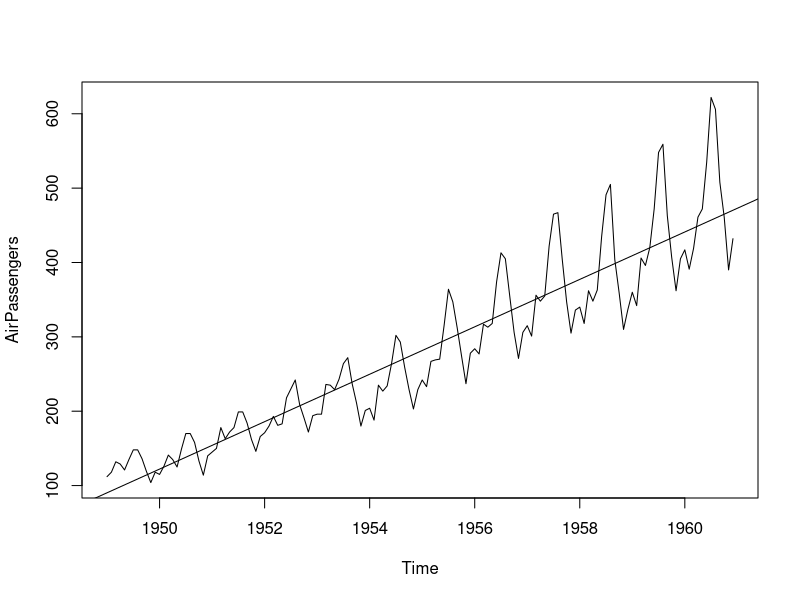
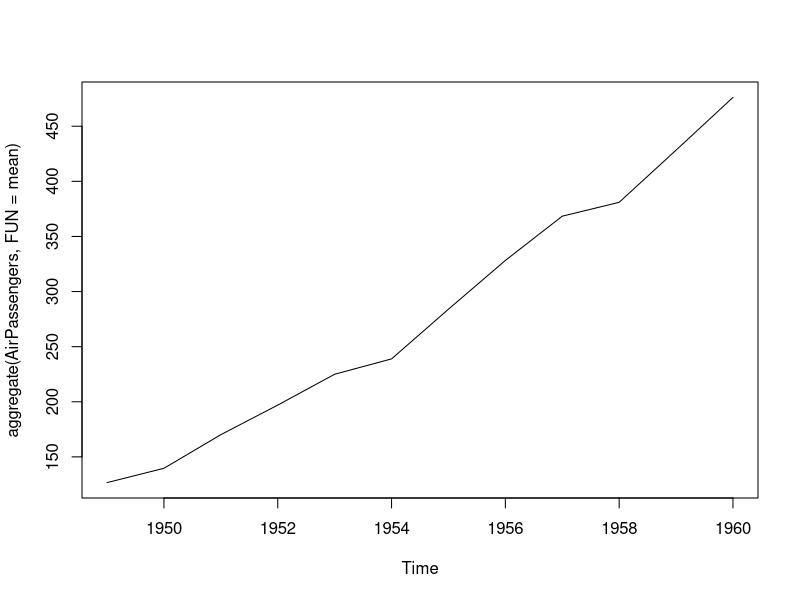
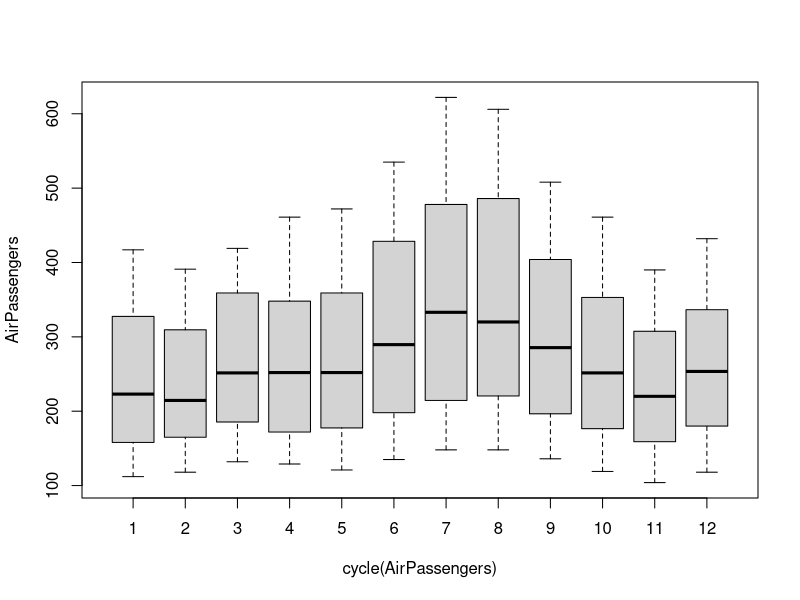
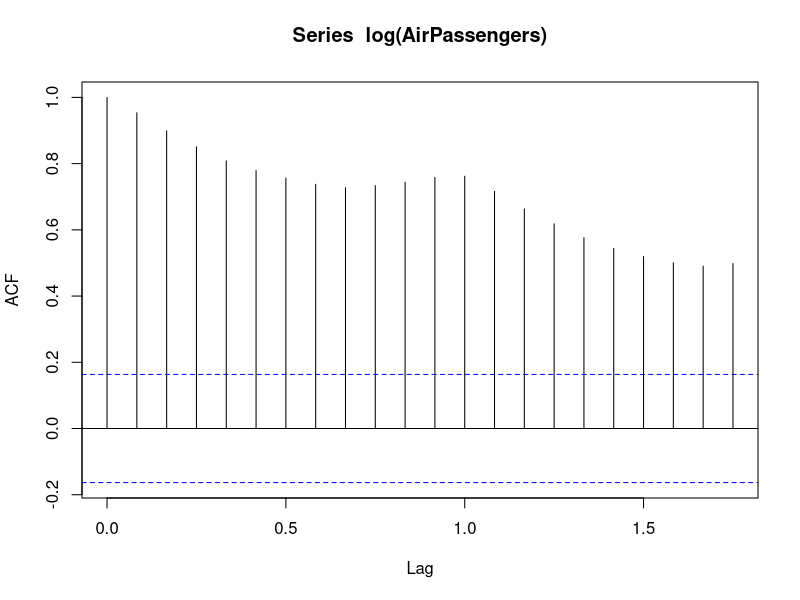
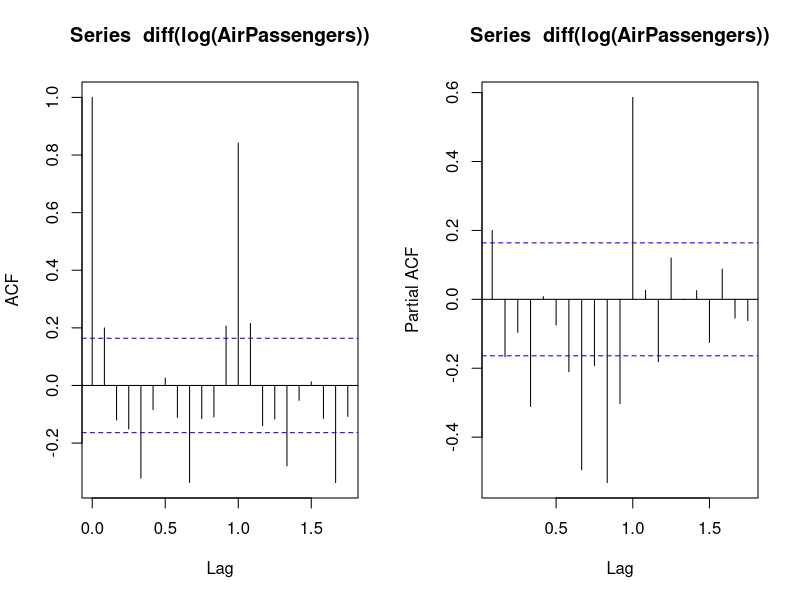
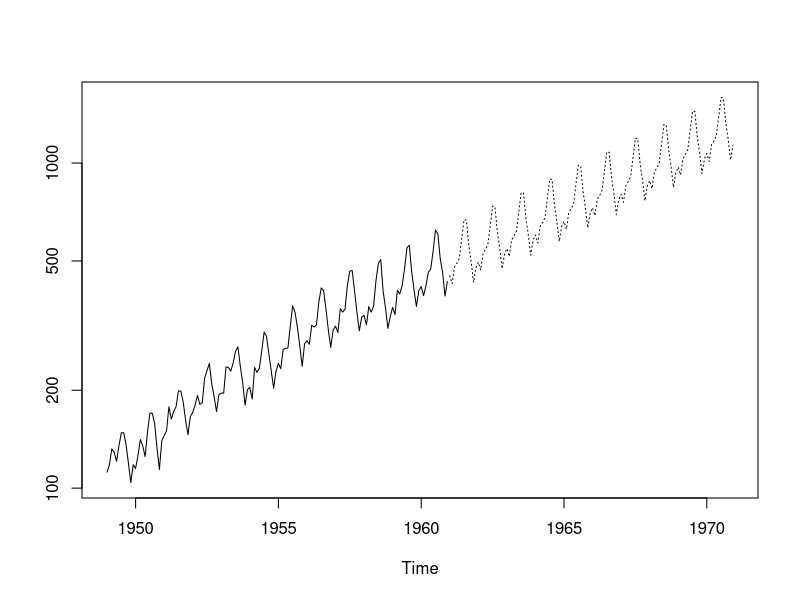

Generate these figures, in order, with R:
data("AirPassengers")
class(AirPassengers)


#This is the start of the time series
start(AirPassengers)

#This is the end of the time series
end(AirPassengers)

#The cycle of this time series is 12months in a year
frequency(AirPassengers)

#The number of passengers are distributed across the spectrum
summary(AirPassengers)

plot(AirPassengers)
abline(reg=lm(AirPassengers~time(AirPassengers)))

#This will print the cycle across years.
cycle(AirPassengers)

#This will aggregate the cycles and display a year on year trend
plot(aggregate(AirPassengers, FUN = mean))

#Box plot across months will give us a sense on seasonal effect
boxplot(AirPassengers~cycle(AirPassengers))


## important shit

# 1 - The year on year trend clearly shows that the #passengers have been increasing without fail.
# 2 - The variance and the mean value in July and August is much higher than rest of the months.
# 3 - Even though the mean value of each month is quite different their variance is small. Hence,
#     we have strong seasonal effect with a cycle of 12 months or less.


# ARMA

#  ARMA model, AR stands for auto-regression and MA stands for moving average

library(tseries)

# We see that the series is stationary enough to do any kind of time series modelling.
adf.test(diff(log(AirPassengers)), alternative="stationary", k=0)

acf(log(AirPassengers))

# Clearly, the decay of ACF chart is very slow, which means that the population is not stationary.
# We have already discussed above that we now intend to regress on the difference of logs rather than log directly.
# Let’s see how ACF and PACF curve come out after regressing on the difference.
par(mfrow=c(1,2))
acf(diff(log(AirPassengers)))
pacf(diff(log(AirPassengers)))

# Pred?

(fit <- arima(log(AirPassengers), c(0, 1, 1),seasonal = list(order = c(0, 1, 1), period = 12)))

pred <- predict(fit, n.ahead = 10*12)

par(mfrow=c(1,1))
ts.plot(AirPassengers,2.718^pred$pred, log = "y", lty = c(1,3))







